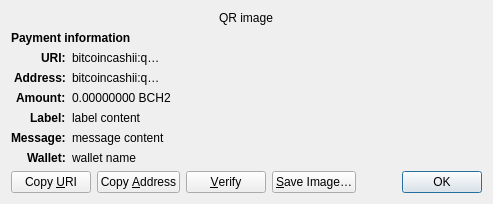
<?xml version="1.0" encoding="UTF-8"?>
<ui version="4.0">
 <class>ReceiveRequestDialog</class>
 <widget class="QDialog" name="ReceiveRequestDialog">
  <property name="geometry">
   <rect>
    <x>0</x>
    <y>0</y>
    <width>413</width>
    <height>229</height>
   </rect>
  </property>
  <property name="windowTitle">
   <string>Request payment to …</string>
  </property>
  <layout class="QGridLayout" name="gridLayout" columnstretch="0,1">
   <property name="sizeConstraint">
    <enum>QLayout::SetFixedSize</enum>
   </property>
   <item row="0" column="0" colspan="2" alignment="Qt::AlignHCenter">
    <widget class="QRImageWidget" name="qr_code">
     <property name="text">
      <string notr="true">QR image</string>
     </property>
     <property name="textInteractionFlags">
      <set>Qt::NoTextInteraction</set>
     </property>
    </widget>
   </item>
   <item row="1" column="0" colspan="2">
    <widget class="QLabel" name="payment_header">
     <property name="font">
      <font>
       <weight>75</weight>
       <bold>true</bold>
      </font>
     </property>
     <property name="text">
      <string>Payment information</string>
     </property>
     <property name="textInteractionFlags">
      <set>Qt::NoTextInteraction</set>
     </property>
    </widget>
   </item>
   <item row="2" column="0" alignment="Qt::AlignRight|Qt::AlignTop">
    <widget class="QLabel" name="uri_tag">
     <property name="font">
      <font>
       <weight>75</weight>
       <bold>true</bold>
      </font>
     </property>
     <property name="text">
      <string notr="true">URI:</string>
     </property>
     <property name="textFormat">
      <enum>Qt::PlainText</enum>
     </property>
     <property name="textInteractionFlags">
      <set>Qt::NoTextInteraction</set>
     </property>
    </widget>
   </item>
   <item row="2" column="1" alignment="Qt::AlignTop">
    <widget class="QLabel" name="uri_content">
     <property name="text">
      <string notr="true">bitcoincashii:q…</string>
     </property>
     <property name="textFormat">
      <enum>Qt::RichText</enum>
     </property>
     <property name="wordWrap">
      <bool>true</bool>
     </property>
     <property name="textInteractionFlags">
      <set>Qt::TextSelectableByMouse</set>
     </property>
    </widget>
   </item>
   <item row="3" column="0" alignment="Qt::AlignRight|Qt::AlignTop">
    <widget class="QLabel" name="address_tag">
     <property name="font">
      <font>
       <weight>75</weight>
       <bold>true</bold>
      </font>
     </property>
     <property name="text">
      <string>Address:</string>
     </property>
     <property name="textInteractionFlags">
      <set>Qt::NoTextInteraction</set>
     </property>
    </widget>
   </item>
   <item row="3" column="1" alignment="Qt::AlignTop">
    <widget class="QLabel" name="address_content">
     <property name="text">
      <string notr="true">bitcoincashii:q…</string>
     </property>
     <property name="textFormat">
      <enum>Qt::PlainText</enum>
     </property>
     <property name="textInteractionFlags">
      <set>Qt::TextSelectableByMouse</set>
     </property>
    </widget>
   </item>
   <item row="4" column="0" alignment="Qt::AlignRight|Qt::AlignTop">
    <widget class="QLabel" name="amount_tag">
     <property name="font">
      <font>
       <weight>75</weight>
       <bold>true</bold>
      </font>
     </property>
     <property name="text">
      <string>Amount:</string>
     </property>
     <property name="textInteractionFlags">
      <set>Qt::NoTextInteraction</set>
     </property>
    </widget>
   </item>
   <item row="4" column="1" alignment="Qt::AlignTop">
    <widget class="QLabel" name="amount_content">
     <property name="text">
      <string notr="true">0.00000000 BCH2</string>
     </property>
     <property name="textFormat">
      <enum>Qt::PlainText</enum>
     </property>
     <property name="textInteractionFlags">
      <set>Qt::TextSelectableByMouse</set>
     </property>
    </widget>
   </item>
   <item row="5" column="0" alignment="Qt::AlignRight|Qt::AlignTop">
    <widget class="QLabel" name="label_tag">
     <property name="font">
      <font>
       <weight>75</weight>
       <bold>true</bold>
      </font>
     </property>
     <property name="text">
      <string>Label:</string>
     </property>
     <property name="textInteractionFlags">
      <set>Qt::NoTextInteraction</set>
     </property>
    </widget>
   </item>
   <item row="5" column="1" alignment="Qt::AlignTop">
    <widget class="QLabel" name="label_content">
     <property name="text">
      <string notr="true">label content</string>
     </property>
     <property name="textFormat">
      <enum>Qt::PlainText</enum>
     </property>
     <property name="wordWrap">
      <bool>true</bool>
     </property>
     <property name="textInteractionFlags">
      <set>Qt::TextSelectableByMouse</set>
     </property>
    </widget>
   </item>
   <item row="6" column="0" alignment="Qt::AlignRight|Qt::AlignTop">
    <widget class="QLabel" name="message_tag">
     <property name="font">
      <font>
       <weight>75</weight>
       <bold>true</bold>
      </font>
     </property>
     <property name="text">
      <string>Message:</string>
     </property>
     <property name="textInteractionFlags">
      <set>Qt::NoTextInteraction</set>
     </property>
    </widget>
   </item>
   <item row="6" column="1" alignment="Qt::AlignTop">
    <widget class="QLabel" name="message_content">
     <property name="text">
      <string notr="true">message content</string>
     </property>
     <property name="textFormat">
      <enum>Qt::PlainText</enum>
     </property>
     <property name="wordWrap">
      <bool>true</bool>
     </property>
     <property name="textInteractionFlags">
      <set>Qt::TextSelectableByMouse</set>
     </property>
    </widget>
   </item>
   <item row="7" column="0" alignment="Qt::AlignRight|Qt::AlignTop">
    <widget class="QLabel" name="wallet_tag">
     <property name="font">
      <font>
       <weight>75</weight>
       <bold>true</bold>
      </font>
     </property>
     <property name="text">
      <string>Wallet:</string>
     </property>
     <property name="textInteractionFlags">
      <set>Qt::NoTextInteraction</set>
     </property>
    </widget>
   </item>
   <item row="7" column="1" alignment="Qt::AlignTop">
    <widget class="QLabel" name="wallet_content">
     <property name="text">
      <string notr="true">wallet name</string>
     </property>
     <property name="textFormat">
      <enum>Qt::PlainText</enum>
     </property>
     <property name="wordWrap">
      <bool>true</bool>
     </property>
     <property name="textInteractionFlags">
      <set>Qt::TextSelectableByMouse</set>
     </property>
    </widget>
   </item>
   <item row="8" column="0" colspan="2">
    <layout class="QHBoxLayout" name="horizontalLayout">
     <item>
      <widget class="QPushButton" name="btnCopyURI">
       <property name="text">
        <string>Copy &amp;URI</string>
       </property>
       <property name="autoDefault">
        <bool>false</bool>
       </property>
      </widget>
     </item>
     <item>
      <widget class="QPushButton" name="btnCopyAddress">
       <property name="text">
        <string>Copy &amp;Address</string>
       </property>
       <property name="autoDefault">
        <bool>false</bool>
       </property>
      </widget>
     </item>
     <item>
      <widget class="QPushButton" name="btnVerify">
       <property name="text">
        <string>&amp;Verify</string>
       </property>
       <property name="toolTip">
        <string>Verify this address on e.g. a hardware wallet screen</string>
       </property>
       <property name="autoDefault">
        <bool>false</bool>
       </property>
      </widget>
     </item>
     <item>
      <widget class="QPushButton" name="btnSaveAs">
       <property name="text">
        <string>&amp;Save Image…</string>
       </property>
       <property name="autoDefault">
        <bool>false</bool>
       </property>
      </widget>
     </item>
     <item>
      <spacer name="horizontalSpacer_2">
       <property name="orientation">
        <enum>Qt::Horizontal</enum>
       </property>
       <property name="sizeHint" stdset="0">
        <size>
         <width>40</width>
         <height>20</height>
        </size>
       </property>
      </spacer>
     </item>
     <item>
      <widget class="QDialogButtonBox" name="buttonBox">
       <property name="focusPolicy">
        <enum>Qt::StrongFocus</enum>
       </property>
       <property name="standardButtons">
        <set>QDialogButtonBox::Ok</set>
       </property>
      </widget>
     </item>
    </layout>
   </item>
  </layout>
 </widget>
 <customwidgets>
  <customwidget>
   <class>QRImageWidget</class>
   <extends>QLabel</extends>
   <header>qt/qrimagewidget.h</header>
  </customwidget>
 </customwidgets>
 <tabstops>
  <tabstop>buttonBox</tabstop>
  <tabstop>btnCopyURI</tabstop>
  <tabstop>btnCopyAddress</tabstop>
  <tabstop>btnSaveAs</tabstop>
 </tabstops>
 <resources/>
 <connections>
  <connection>
   <sender>buttonBox</sender>
   <signal>accepted()</signal>
   <receiver>ReceiveRequestDialog</receiver>
   <slot>accept()</slot>
   <hints>
    <hint type="sourcelabel">
     <x>135</x>
     <y>230</y>
    </hint>
    <hint type="destinationlabel">
     <x>135</x>
     <y>126</y>
    </hint>
   </hints>
  </connection>
 </connections>
</ui>
